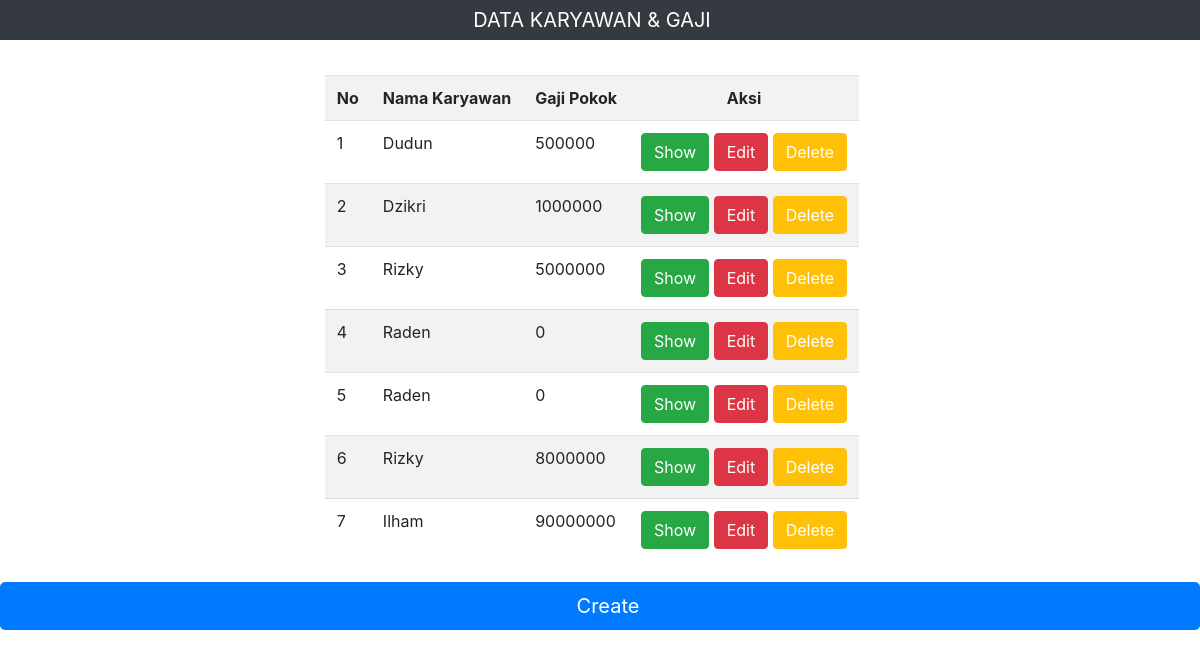
The page /gaji/index.php on the database its author committed.
### tables this page shows
CREATE TABLE `gaji` (
  `gaji_id` int(10) NOT NULL,
  `karyawan_id` int(10) DEFAULT NULL,
  `gaji_pokok` int(50) DEFAULT NULL
);

CREATE TABLE `karyawan` (
  `karyawan_id` int(10) NOT NULL,
  `karyawan_nama` varchar(100) DEFAULT NULL
);

### koneksi.php (called while the page is built, shortened)
<?php
class Database
{
    public $host = "localhost", $user = "root", $pass="123", $db = "penggajihan";
    public function __construct()
    {
        $this->koneksi = mysqli_connect(
            $this->host,
            $this->user,
            $this->pass,
            $this->db
        );
    }
}
include 'gaji.php';

### gaji.php (called while the page is built, shortened)
<?php
class Gaji extends Database
{
    public function index()
    {
        $data_gaji = mysqli_query(
            $this->koneksi,
            "SELECT gaji.gaji_id,gaji.karyawan_id,gaji.gaji_pokok,
            karyawan.karyawan_nama FROM gaji INNER JOIN karyawan ON
            gaji.karyawan_id = karyawan.karyawan_id");
            return $data_gaji;
    }
}
    ?>

### gaji/index.php (the view, shortened to what this page needs)
<html>
<link rel="stylesheet" type="text/css" href="../assets/css/bootstrap.min.css">
<body>
    <center>
    <nav class="center navbar-light bg-dark">
  <a class="navbar-brand"><font color="white">DATA KARYAWAN & GAJI</font</a>
</nav>
<br>
            <table class="table table-striped">
            <tr>
      <th scope="col">No</th>
      <th scope="col">Nama Karyawan</th>
      <th scope="col">Gaji Pokok</th>
      <th scope="col"><center>Aksi</center></th>
        </tr>
                <?php
                include '../koneksi.php';
                $gaji = new Gaji();
                $no = 1;
                foreach ($gaji->index() as $data) {
                    ?>
                    <tr>
                        <td><?php echo $no++; ?></td>
                        <td><?php echo $data['karyawan_nama']; ?></td>
                        <td><?php echo $data['gaji_pokok']; ?></td>
                        <td><button type="button" class="btn btn-success"><a href="show.php?gaji_id=<?php echo $data['gaji_id']; ?>"><font color="white">Show</font></a></button>
                            <button type="button" class="btn btn-danger"><a href="edit.php?gaji_id=<?php echo $data['gaji_id']; ?>"><font color="white">Edit</font></a></button>
                            <button type="button" class="btn btn-warning"><a href="proses.php?gaji_id=<?php echo $data['gaji_id']; ?>
                    & aksi=delete" onclick="return confirm('Apakah Anda
                    Yakin Mau Menghapus Data Ini?')"><font color="white">Delete</font></a></button>
                        </td>
                    </tr>
                <?php
                }
                ?>
            </table>
            <button type="button" class="btn btn-primary btn-lg btn-block"><a href="tambah.php"><font color="white">Create</font></a></button><br><br>
</body>
</html>

### rows shown on the page
gaji: karyawan.karyawan_nama "Dudun", gaji_pokok "500000"
gaji: karyawan.karyawan_nama "Dzikri", gaji_pokok "1000000"
gaji: karyawan.karyawan_nama "Rizky", gaji_pokok "5000000"
gaji: karyawan.karyawan_nama "Raden", gaji_pokok "0"
gaji: karyawan.karyawan_nama "Raden", gaji_pokok "0"
gaji: karyawan.karyawan_nama "Rizky", gaji_pokok "8000000"
gaji: karyawan.karyawan_nama "Ilham", gaji_pokok "90000000"
